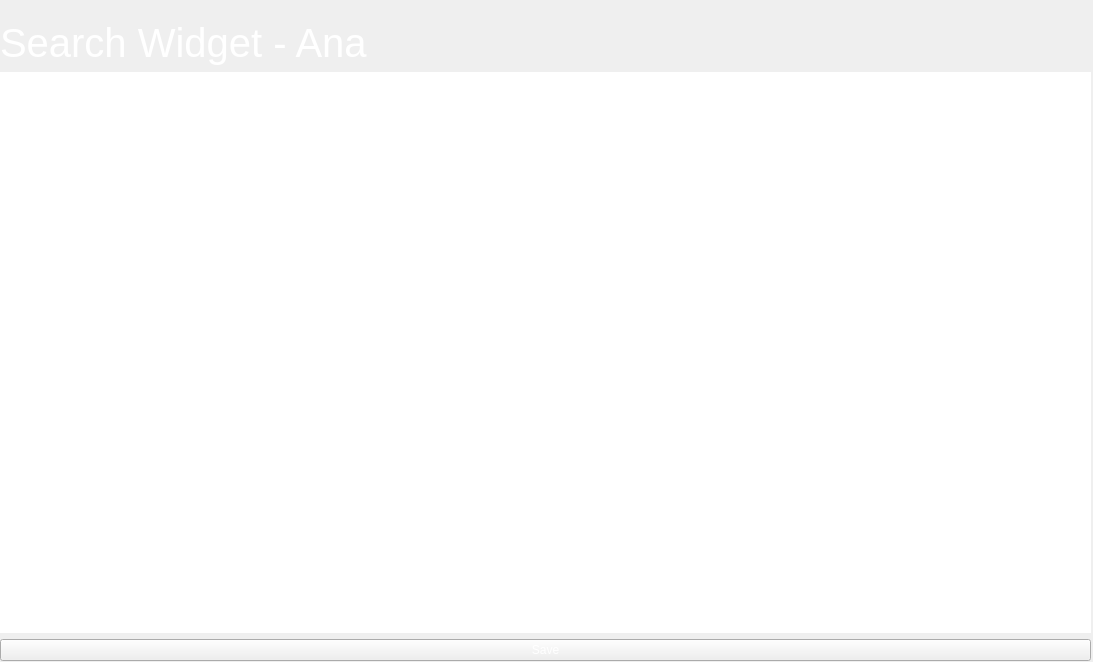
<?xml version="1.0" encoding="UTF-8"?>
<ui version="4.0">
 <class>Form</class>
 <widget class="QWidget" name="Form">
  <property name="geometry">
   <rect>
    <x>0</x>
    <y>0</y>
    <width>1093</width>
    <height>662</height>
   </rect>
  </property>
  <property name="windowTitle">
   <string>Form</string>
  </property>
  <widget class="QWidget" name="gridLayoutWidget">
   <property name="geometry">
    <rect>
     <x>0</x>
     <y>20</y>
     <width>1091</width>
     <height>641</height>
    </rect>
   </property>
   <layout class="QGridLayout" name="gridLayout_2">
    <item row="4" column="1">
     <widget class="QPushButton" name="pushButton">
      <property name="styleSheet">
       <string notr="true">color: white;l</string>
      </property>
      <property name="text">
       <string>Save</string>
      </property>
     </widget>
    </item>
    <item row="1" column="1">
     <layout class="QHBoxLayout" name="horizontalLayout_2">
      <item>
       <widget class="QLabel" name="label">
        <property name="font">
         <font>
          <pointsize>30</pointsize>
         </font>
        </property>
        <property name="styleSheet">
         <string notr="true">color: white;</string>
        </property>
        <property name="text">
         <string>Search Widget - Ana</string>
        </property>
       </widget>
      </item>
     </layout>
    </item>
    <item row="3" column="1">
     <widget class="QTextEdit" name="Text_Edit">
      <property name="styleSheet">
       <string notr="true">border: 1px solid white;
color: white;</string>
      </property>
      <property name="html">
       <string>&lt;!DOCTYPE HTML PUBLIC &quot;-//W3C//DTD HTML 4.0//EN&quot; &quot;http://www.w3.org/TR/REC-html40/strict.dtd&quot;&gt;
&lt;html&gt;&lt;head&gt;&lt;meta name=&quot;qrichtext&quot; content=&quot;1&quot; /&gt;&lt;style type=&quot;text/css&quot;&gt;
p, li { white-space: pre-wrap; }
&lt;/style&gt;&lt;/head&gt;&lt;body style=&quot; font-family:'Cantarell'; font-size:11pt; font-weight:400; font-style:normal;&quot;&gt;
&lt;p style=&quot; margin-top:0px; margin-bottom:0px; margin-left:0px; margin-right:0px; -qt-block-indent:0; text-indent:0px;&quot;&gt;&lt;span style=&quot; font-size:48pt;&quot;&gt;Graph Goes Here&lt;/span&gt;&lt;/p&gt;&lt;/body&gt;&lt;/html&gt;</string>
      </property>
     </widget>
    </item>
   </layout>
  </widget>
 </widget>
 <resources/>
 <connections/>
</ui>
